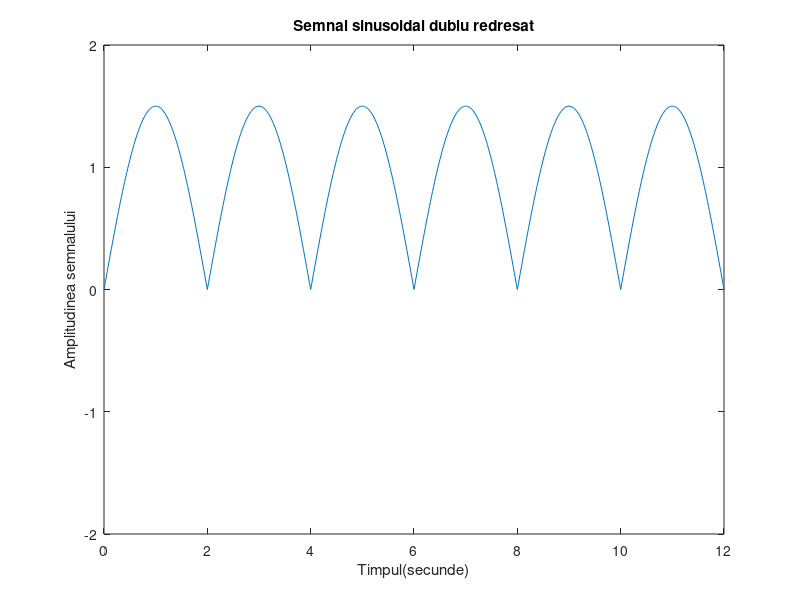

MATLAB code to generate this figure:
t=0:0.02:12;
%20ms
x=1.5*abs(sin(0.5*pi*t));
%->Vom folosi functia plot pentru a genera grafice cu parametrii x si y
plot(t,x)
%->Folosim functia axis pentru a delimita spectrele de valori ale graficului generat de plot pentru a se incadra corespunzator in parametri
axis([0 12 -2 2])
%Am denumit axa Ox
xlabel('Timpul(secunde)')
%Am denumit axa Oy
ylabel('Amplitudinea semnalului')
title('Semnal sinusoidal dublu redresat')
